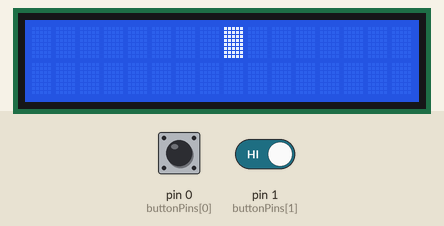
Simulated run of this sketch. Board: Arduino Leonardo, built with avr-gcc and run on an emulated ATmega32U4. On the bench: 16×2 character LCD. Wiring (inferred from the names in the program): character LCD (HD44780): RS pin 10; R/W pin 11; E pin 12; data pin 6, pin 7, pin 8, pin 9, pin 2, pin 3, pin 4, pin 5. The test bench sets the inputs (shaded band); at power-on: pin 0 (buttonPins[0]) HIGH, pin 1 (buttonPins[1]) HIGH. EEPROM starts erased.

Above: at 1.3 s.
1.4 s: pin 0 (buttonPins[0]) pulled LOW for 0.15 s
At 2.7 s:
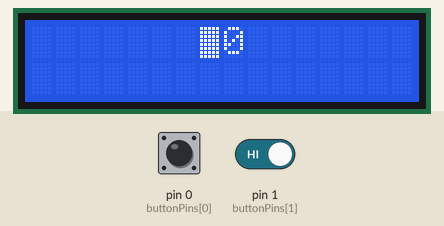
3.0 s: pin 0 (buttonPins[0]) driven LOW and pin 1 (buttonPins[1]) driven LOW
At 4.1 s:
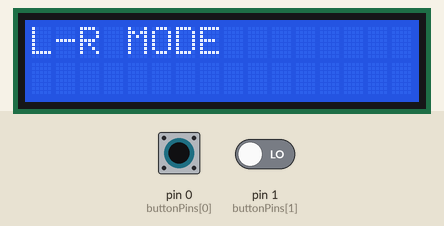
Timing chart, 0 to 6.0 s (numbered marks = the images above; inputs shaded):
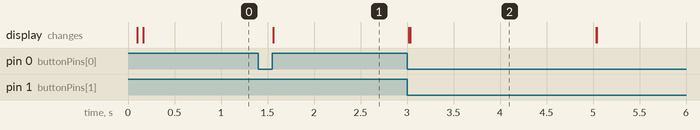

The sketch:

Binary_Keyboard.ino
```cpp
#include <Keyboard.h>
#include <EEPROM.h>

byte buttonPins[2] = {0, 1}; //D0 = 0, D1 = 1
bool lastButtonState[2];

bool buttonPressed[2];

byte asciiValue;
uint8_t index;
uint8_t indexDir; //0 = left to right, 1 = right to left

byte dataPort[8] = {6, 7, 8, 9, 2, 3, 4, 5};
byte RS = 10;
byte RW = 11;
byte E = 12;

unsigned long pauseTime = 0;
bool pauseTimerStarted = false;
long pauseDelay = 2000; //2s

bool ignoreChangeMode = false;

byte contrastPin = 13;

void setup() {
  // put your setup code here, to run once:
  pinMode(buttonPins[0], INPUT_PULLUP);
  pinMode(buttonPins[1], INPUT_PULLUP);
  pinMode(contrastPin, OUTPUT);

  asciiValue = 0;

  if(EEPROM.read(1) != 0 && EEPROM.read(1) != 1)
    EEPROM.write(1, 0);
  else
    indexDir = EEPROM.read(1);
  index = 0 + (7 * indexDir);

  Init_LCD();
  resetScreen();

  analogWrite(contrastPin, 80);
}

void loop() {
  // put your main code here, to run repeatedly:
  if(pauseTimerStarted) {
    if(pauseTime + pauseDelay < millis()) {
      resetScreen();
      pauseTimerStarted = false;
    }
  }

  readButtons();
  changeMode();

  for(int i = 0; i < 2; i++) {
    if(buttonPressed[i]) {
      asciiValue += i * round(pow(2, index));
      index += 1 + (-2 * indexDir);

      if(i)
        data(0x31);
      else
        data(0x30);

      if(index > 7 || index < 0) {
        bool displayAfter = 0;

        if(asciiValue >> 4 > 7) {
          writeString("INVALID!");

          pauseTime = millis();
          pauseTimerStarted = true;
        }
        else {
          writeString("WRITING");

          Keyboard.write(asciiValue);

          displayAfter = 1;
        }

        asciiValue = 0;
        index = 0 + (7 * indexDir);
        if(displayAfter)
          resetScreen();
      }

      buttonPressed[i] = 0;
    }
  }
}

void readButtons() {
  for(int i = 0; i < 2; i++) {
    int input = !digitalRead(buttonPins[i]);

    if(input != lastButtonState[i]) {

      delay(10);

      if(input != lastButtonState[i]) {
        if(!ignoreChangeMode)
          if(lastButtonState[i] && !input) {
            if(pauseTimerStarted) {
              resetScreen();
              pauseTimerStarted = false;
            }

            buttonPressed[i] = 1;
          }

        lastButtonState[i] = input;
      }
    }
  }
}

void changeMode() {
  if(!ignoreChangeMode) {
    if(lastButtonState[0] && lastButtonState[1]) {
      asciiValue = 0;

      if(indexDir) {
        EEPROM.write(1, 0);
        indexDir = 0;
        writeString("R-L MODE");
      }
      else {
        EEPROM.write(1, 1);
        indexDir = 1;
        writeString("L-R MODE");
      }
      index = 0 + (7 * indexDir);

      pauseTime = millis();
      pauseTimerStarted = true;

      ignoreChangeMode = true;
    }
  }
  else {
    if(!lastButtonState[0] && !lastButtonState[1])
      ignoreChangeMode = false;
  }
}

void resetScreen() {
  command(0x01);
  setShiftDir();
  command(0x0D);
}

void writeString(String str) {
  command(0x0C);
  command(0x06);
  command(0x01);

  command(0x80);
  for(int i = 0; i < str.length(); i++)
    data(char(str[i]));
}

void command(byte c){ //Function that sends commands
  for(int i = 0; i < 8; i++)
    digitalWrite(dataPort[i], bitRead(c, i));

  digitalWrite(RS, LOW);      //RS set to LOW for command
  digitalWrite(RW, LOW);      //R/W set to LOW  for writing
  digitalWrite(E, HIGH);     //E set to HIGH for latching
  delay(1);
  digitalWrite(E, LOW);       //E set to LOW for latching
}

void data(byte d){ //Function that sends data
  for(int i = 0; i < 8; i++)
    digitalWrite(dataPort[i], bitRead(d, i));

  digitalWrite(RS, HIGH);      //RS set to HIGH for data
  digitalWrite(RW, LOW);      //R/W set to LOW  for writing
  digitalWrite(E, HIGH);     //E set to HIGH for latching
  delay(1);
  digitalWrite(E, LOW);       //E set to LOW for latching
}

void Init_LCD() {
  pinMode(6, OUTPUT);         //Set DB0 as output
  pinMode(7, OUTPUT);         //Set DB1 as output
  pinMode(8, OUTPUT);         //Set DB2 as output
  pinMode(9, OUTPUT);         //Set DB3 as output
  pinMode(2, OUTPUT);         //Set DB4 as output
  pinMode(3, OUTPUT);         //Set DB5 as output
  pinMode(4, OUTPUT);         //Set DB6 as output
  pinMode(5, OUTPUT);         //Set DB7 as output
  pinMode(10, OUTPUT);        //Set RS  as output
  pinMode(11, OUTPUT);        //Set RW  as output
  pinMode(12, OUTPUT);        //Set E   as output

  digitalWrite(E, LOW);       //Set E  LOW
  delay(100);
  command(0x30);              //command 0x30 = Wake up
  delay(30);
  command(0x30);              //command 0x30 = Wake up #2
  delay(10);
  command(0x30);              //command 0x30 = Wake up #3
  delay(10);
  command(0x30);              //Function set: 8-bit/1-line/5x8-font
  command(0x0C);              //Display ON; Cursor/Blinking OFF
  setShiftDir();              //Entry mode set
}

void setShiftDir() {
  if(indexDir == 0) {         //Set cursor: 04 = Shift Right, 06 = Shift Left
    command(0x1C);
    command(0x04);
    command(0x87);
  }
  else {
    command(0x10);
    command(0x06);
    command(0x80);
  }
}
```

Measured:
- after the input at 1.4 s, the display: changes after 0.16 s (image 1)
- after the input at 3.0 s, the display: first changes at once (image 2 shows a later state)
- what the display in image 2 shows lasts 2.0 s, from 3.0 s to 5.0 s
